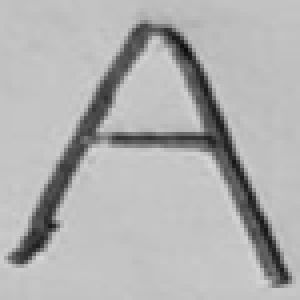
#> input picture htep-ai/data/icr_training/scanned/Big_A.png, 75 x 75 px (shown 4 times larger)
$ python -i process_raw_data_improved.py   (imports and definitions only)
#> lines starting #> are read from the running program, lines starting #| are printed output that depends on the picture; after the words box and inside, x2 and y2 are one past the last pixel; in counts of white or black regions, pixels touching at a corner belong together
#> further down, picture is the input picture: shape (75, 75, 3); min 12, max 214, mean 177
"""
Improved raw data processing with optional preprocessing steps for OCR

Usage:
    python scripts/process_raw_data_improved.py [--dpi DPI] [--upscale FACTOR] [--deskew] [--no-save-images]

This script processes files in data/raw and writes results to data/processed.
It also saves preprocessed debug images to data/processed/debug_images/ for inspection.
"""
import argparse
import sys
import json
from pathlib import Path
from datetime import datetime

import cv2
import numpy as np
from PIL import Image
from pdf2image import convert_from_path

# Ensure we can import src package
ROOT = Path(__file__).resolve().parents[1]
if str(ROOT) not in sys.path:
    sys.path.insert(0, str(ROOT))

from src.ocr.extractor import OCRExtractor

# Simple deskew
def deskew_image_cv(img_cv_gray):
    # Compute moments and angle
    coords = np.column_stack(np.where(img_cv_gray > 0))
    if coords.size == 0:
        return img_cv_gray, 0.0
    rect = cv2.minAreaRect(coords)
    angle = rect[-1]
    if angle < -45:
        angle = angle + 90
    (h, w) = img_cv_gray.shape[:2]
    center = (w // 2, h // 2)
    M = cv2.getRotationMatrix2D(center, angle, 1.0)
    rotated = cv2.warpAffine(img_cv_gray, M, (w, h), flags=cv2.INTER_CUBIC, borderMode=cv2.BORDER_REPLICATE)
    return rotated, angle


def improve_image(pil_img: Image.Image, upscale: int = 2, denoise: bool = True, deskew: bool = True):
    # Convert to CV format
#> called with upscale = 2, denoise = True, deskew = True
    cv_img = cv2.cvtColor(np.array(pil_img), cv2.COLOR_RGB2BGR)
    gray = cv2.cvtColor(cv_img, cv2.COLOR_BGR2GRAY)

    # Upscale
    if upscale and upscale > 1:
        new_w = int(gray.shape[1] * upscale)
#> new_w = 150
        new_h = int(gray.shape[0] * upscale)
#> new_h = 150
        gray = cv2.resize(gray, (new_w, new_h), interpolation=cv2.INTER_CUBIC)
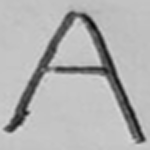
#> gray: shape (150, 150); min 10, max 218, mean 177

    # Denoise using bilateral filter which preserves edges
    if denoise:
        gray = cv2.bilateralFilter(gray, 9, 75, 75)
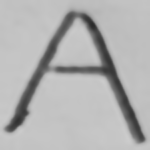
#> gray: shape (150, 150); min 42, max 204, mean 177.1

    # Adaptive thresholding for potential uneven illumination
    gray = cv2.adaptiveThreshold(gray, 255, cv2.ADAPTIVE_THRESH_GAUSSIAN_C,
                                 cv2.THRESH_BINARY, 25, 15)
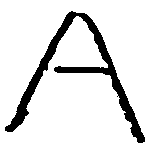
#> gray: shape (150, 150); 88.4% white; 1 black region, box (x1, y1, x2, y2) and area: (5, 11, 145, 143) 2602

    # Optional deskew
    angle = 0.0
    if deskew:
        try:
            gray, angle = deskew_image_cv(gray)
#> in deskew_image_cv, `coords = np.column_stack(np.where(img_cv_gray > 0))`: coords = 19898 pairs, first value 0 to 149, second value 0 to 149
#> in deskew_image_cv, `rect = cv2.minAreaRect(coords)`: rect = ((74.5, 74.5), (149, 149), -90)
#> in deskew_image_cv, `angle = rect[-1]`: angle = -90
#> in deskew_image_cv, `angle = angle + 90`: angle = 0
#> in deskew_image_cv, `M = cv2.getRotationMatrix2D(center, angle, 1.0)`: M = [[1, 0, 0], [0, 1, 0]]
#> angle = 0
        except Exception:
            pass

    # Additional morphology if needed (opening)
    kernel = np.ones((1, 1), np.uint8)
    gray = cv2.morphologyEx(gray, cv2.MORPH_OPEN, kernel)

    return Image.fromarray(gray), angle


# [84 lines left out: functions process_file_improved, main, not called in this run]


# [2 lines not run here, left out]

>>> import cv2
>>> picture = cv2.cvtColor(cv2.imread('../../htep-ai/data/icr_training/scanned/Big_A.png'), cv2.COLOR_BGR2RGB)
>>> result = improve_image(picture)
